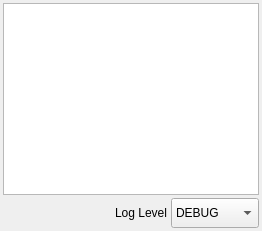
      <widget class="QWidget" name="Log">
       <property name="sizePolicy">
        <sizepolicy hsizetype="Expanding" vsizetype="Expanding">
         <horstretch>1</horstretch>
         <verstretch>1</verstretch>
        </sizepolicy>
       </property>
       <attribute name="title">
        <string>Log</string>
       </attribute>
       <layout class="QVBoxLayout" name="verticalLayout_Log">
        <property name="spacing">
         <number>3</number>
        </property>
        <property name="leftMargin">
         <number>3</number>
        </property>
        <property name="topMargin">
         <number>3</number>
        </property>
        <property name="rightMargin">
         <number>3</number>
        </property>
        <property name="bottomMargin">
         <number>3</number>
        </property>
        <item>
         <layout class="QHBoxLayout" name="horizontalLayout_Log">
          <property name="spacing">
           <number>3</number>
          </property>
          <item>
           <widget class="QPlainTextEdit" name="plainTextEdit_Log">
            <property name="sizePolicy">
             <sizepolicy hsizetype="Expanding" vsizetype="Expanding">
              <horstretch>1</horstretch>
              <verstretch>1</verstretch>
             </sizepolicy>
            </property>
           </widget>
          </item>
         </layout>
        </item>
        <item>
         <layout class="QHBoxLayout" name="horizontalLayout_bottom_Log">
          <property name="spacing">
           <number>3</number>
          </property>
          <item>
           <spacer name="horizontalSpacer_bottom_Log_spacer">
            <property name="orientation">
             <enum>Qt::Horizontal</enum>
            </property>
            <property name="sizeHint" stdset="0">
             <size>
              <width>40</width>
              <height>20</height>
             </size>
            </property>
           </spacer>
          </item>
          <item>
           <widget class="QLabel" name="label_LogLevel">
            <property name="text">
             <string>Log Level</string>
            </property>
           </widget>
          </item>
          <item>
           <widget class="QComboBox" name="comboBoxDropDown_LogLevel">
            <property name="minimumSize">
             <size>
              <width>0</width>
              <height>30</height>
             </size>
            </property>
            <property name="sizeAdjustPolicy">
             <enum>QComboBox::AdjustToContents</enum>
            </property>
            <item>
             <property name="text">
              <string>DEBUG</string>
             </property>
            </item>
            <item>
             <property name="text">
              <string>INFO</string>
             </property>
            </item>
            <item>
             <property name="text">
              <string>WARNING</string>
             </property>
            </item>
            <item>
             <property name="text">
              <string>ERROR</string>
             </property>
            </item>
            <item>
             <property name="text">
              <string>CRITICAL</string>
             </property>
            </item>
           </widget>
          </item>
         </layout>
       </item>
      </layout>
     </widget>
